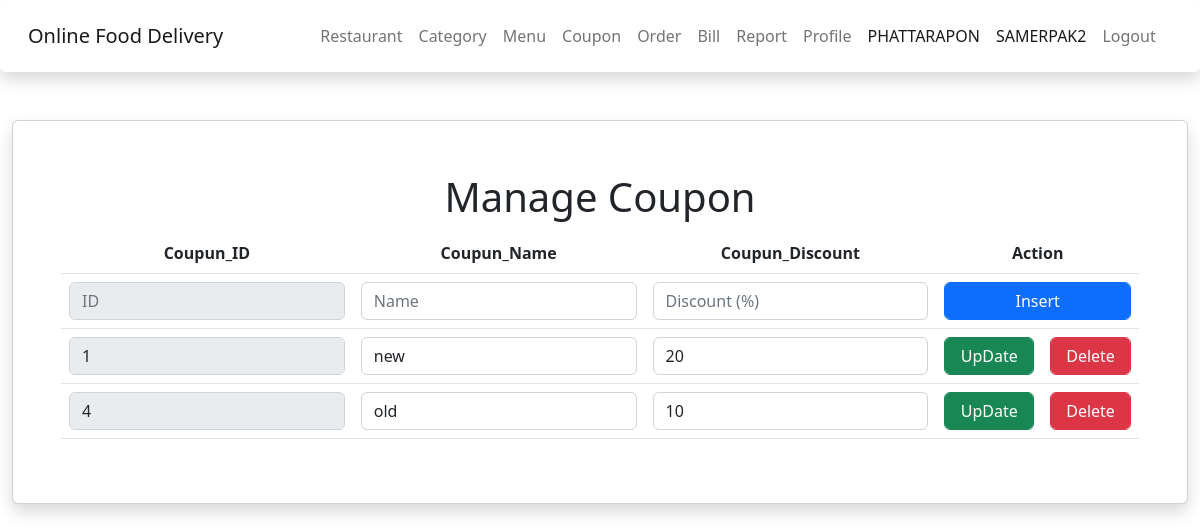
Page /restaurant/manage_coupon.php (signed in) on the committed database.
### tables this page shows
CREATE TABLE `coupon` (
  `coupon_id` int(11) NOT NULL,
  `coupon_name` varchar(50) NOT NULL,
  `coupon_discount` int(3) NOT NULL
);

### restaurant/manage_coupon.php (the view, shortened to what this page needs)
<!DOCTYPE html>
<html lang="en">
<head>
    <?php include('../asset/head/head-rest.php'); ?>
</head>
<body>
    <div class="container-fluid content">
        <div class="card shadow p-5 mb-5 bg-body rounded">
            <h1 align="center" class="p-1">Manage Coupon</h1>
            <div class="table-responsive">
                <table class="table">
                    <thead align="center">
                        <th>Coupun_ID</th>
                        <th>Coupun_Name</th>
                        <th>Coupun_Discount</th>
                        <th colspan="2">Action</th>
                    </thead>
                    <tbody>
                        <form action="config_coupon.php" method="POST">
                            <td><input type="text" name="coupon_id" class="form-control" placeholder="ID" disabled></td>
                            <td><input type="text" name="coupon_name" class="form-control" placeholder="Name"></td>
                            <td><input type="text" name="coupon_discount" class="form-control"
                                    placeholder="Discount (%)"></td>
                            <center>
                                <td colspan="2"><button type="submit" name="insert"
                                        class="btn btn-primary form-control">Insert</button></td>
                            </center>
                        </form>
                    </tbody>
                    <?php
                    include('../connect.php');
                    $sql = "SELECT * FROM coupon";
                    $query = mysqli_query($conn, $sql);
                    while ($result = mysqli_fetch_array($query)) {
                        ?>
                        <tbody>
                            <form action="config_coupon.php" method="POST">
                                <td><input type="text" name="coupon_id" disabled class="form-control"
                                        value="<?php echo $result['coupon_id']; ?>"></td>
                                <td><input type="text" name="coupon_name" class="form-control"
                                        value="<?php echo $result['coupon_name']; ?>"></td>
                                <td><input type="text" name="coupon_discount" class="form-control"
                                        value="<?php echo $result['coupon_discount']; ?>"></td>
                                <td><button type="submit" name="update" class="btn btn-success form-control">UpDate</button>
                                </td>
                                <td><button type="submit" name="delete" class="btn btn-danger form-control">Delete</button>
                                </td>
                        </tbody>
                    <?php } ?>
                </table>
            </div>
        </div>
    </div>
</body>
</html>

### rows in the picture
coupon: coupon_id "1", coupon_name "new", coupon_discount "20"
coupon: coupon_id "4", coupon_name "old", coupon_discount "10"

### other values in the picture
$_SESSION["mem_name"] "PHATTARAPON"
$_SESSION["mem_last"] "SAMERPAK2"
